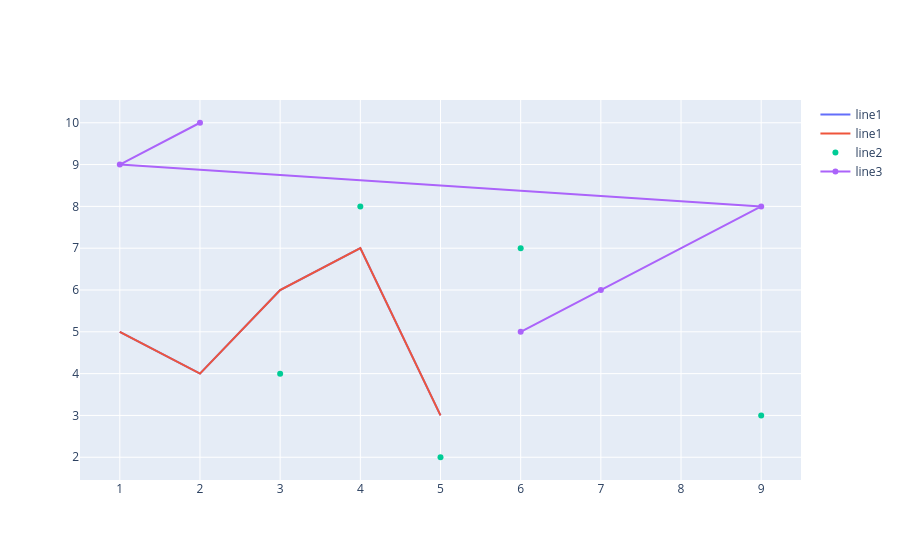

Write notebook code for a chart like this one.
### Code cell
fig.add_trace(go.Scatter(x = x1,y = y1, name = "line1",mode = "lines"))
fig.add_trace(go.Scatter(x = x2,y = y2, name = "line2",mode = "markers"))
fig.add_trace(go.Scatter(x = x3,y = y3, name = "line3",mode = "lines+markers"))

fig.show()

### Figure 1 — Plotly figure (JSON) as saved in the notebook; plotly's stock layout.template omitted (floating-point values rounded to 4 significant figures)
{"data": [{"mode": "lines", "name": "line1", "type": "scatter", "x": [1, 2, 3, 4, 5], "y": [5, 4, 6, 7, 3]}, {"mode": "lines", "name": "line1", "type": "scatter", "x": [1, 2, 3, 4, 5], "y": [5, 4, 6, 7, 3]}, {"mode": "markers", "name": "line2", "type": "scatter", "x": [5, 9, 3, 6, 4], "y": [2, 3, 4, 7, 8]}, {"mode": "lines+markers", "name": "line3", "type": "scatter", "x": [6, 7, 9, 1, 2], "y": [5, 6, 8, 9, 10]}], "layout": {}}
